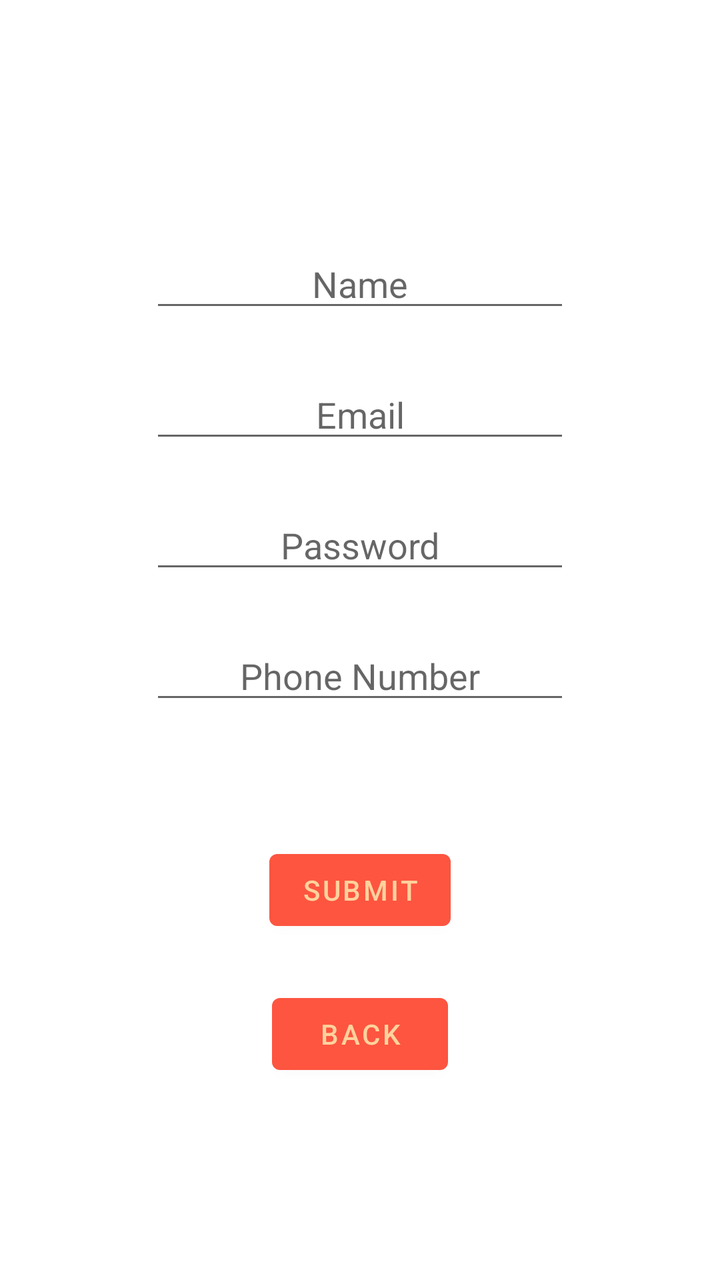
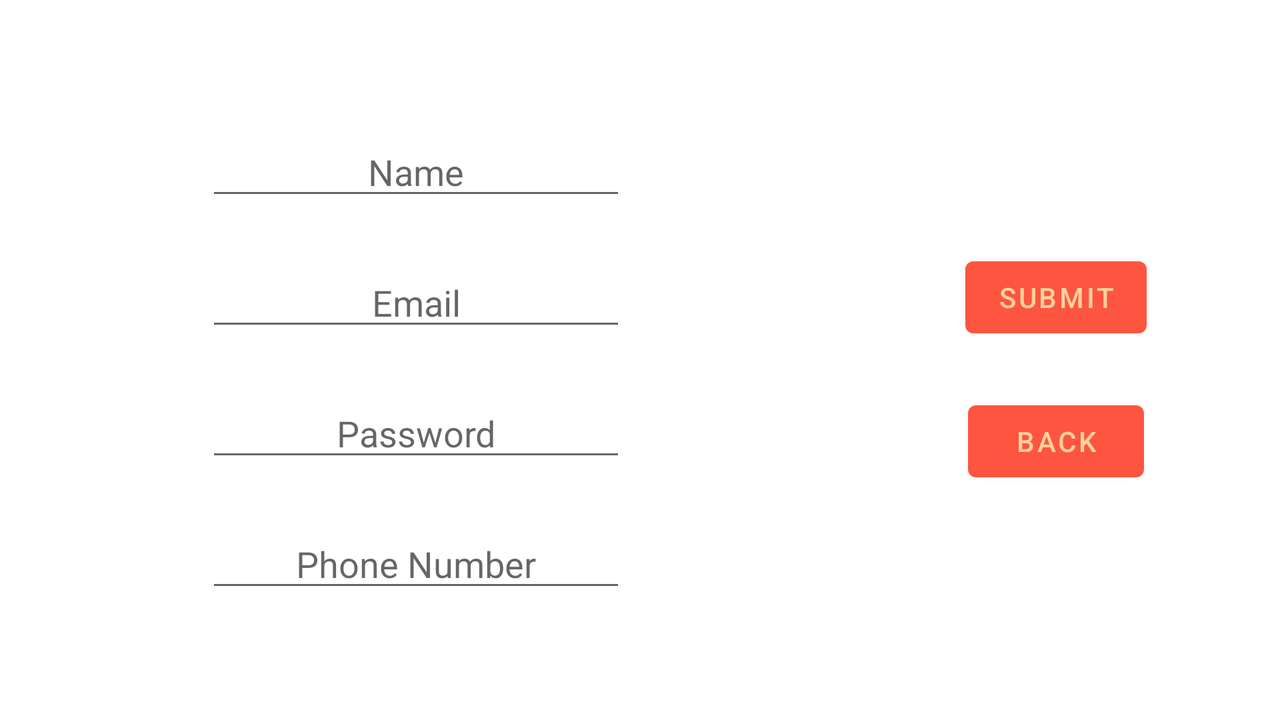

Two renders of one Android screen. The first uses the default layout on a phone; the second uses the alternative layout the repository ships for a different screen configuration, on a matching device. The two XML files are below.
<!-- AndroidManifest.xml: application theme Theme.LabInfoManagement -->
<!-- res/layout/activity_user_signup.xml -->
<?xml version="1.0" encoding="utf-8"?>
<androidx.constraintlayout.widget.ConstraintLayout xmlns:android="http://schemas.android.com/apk/res/android"
    xmlns:app="http://schemas.android.com/apk/res-auto"
    xmlns:tools="http://schemas.android.com/tools"
    android:layout_width="match_parent"
    android:layout_height="match_parent"
    tools:context=".User_Signup">

    <Button
        android:id="@+id/signup_back"
        android:layout_width="wrap_content"
        android:layout_height="wrap_content"
        android:layout_marginTop="24dp"
        android:text="Back"
        app:layout_constraintEnd_toEndOf="@+id/signup_submit"
        app:layout_constraintStart_toStartOf="@+id/signup_submit"
        app:layout_constraintTop_toBottomOf="@+id/signup_submit" />

    <EditText
        android:id="@+id/signup_user_name"
        android:layout_width="wrap_content"
        android:layout_height="wrap_content"
        android:ems="10"
        android:hint="Name"
        android:inputType="textPersonName"
        android:textAlignment="center"
        app:layout_constraintBottom_toBottomOf="parent"
        app:layout_constraintEnd_toEndOf="parent"
        app:layout_constraintHorizontal_bias="0.5"
        app:layout_constraintStart_toStartOf="parent"
        app:layout_constraintTop_toTopOf="parent"
        app:layout_constraintVertical_bias="0.2" />

    <EditText
        android:id="@+id/signup_user_password"
        android:layout_width="wrap_content"
        android:layout_height="wrap_content"
        android:layout_marginTop="24dp"
        android:ems="10"
        android:hint="Password"
        android:inputType="textPassword"
        android:textAlignment="center"
        app:layout_constraintEnd_toEndOf="@+id/signup_user_email"
        app:layout_constraintStart_toStartOf="@+id/signup_user_email"
        app:layout_constraintTop_toBottomOf="@+id/signup_user_email" />

    <EditText
        android:id="@+id/signup_user_email"
        android:layout_width="wrap_content"
        android:layout_height="wrap_content"
        android:layout_marginTop="24dp"
        android:ems="10"
        android:hint="Email"
        android:inputType="textEmailAddress"
        android:textAlignment="center"
        app:layout_constraintEnd_toEndOf="@+id/signup_user_name"
        app:layout_constraintStart_toStartOf="@+id/signup_user_name"
        app:layout_constraintTop_toBottomOf="@+id/signup_user_name" />

    <EditText
        android:id="@+id/signup_user_phone"
        android:layout_width="wrap_content"
        android:layout_height="wrap_content"
        android:layout_marginTop="24dp"
        android:ems="10"
        android:hint="Phone Number"
        android:inputType="phone"
        android:textAlignment="center"
        app:layout_constraintEnd_toEndOf="@+id/signup_user_password"
        app:layout_constraintStart_toStartOf="@+id/signup_user_password"
        app:layout_constraintTop_toBottomOf="@+id/signup_user_password" />

    <Button
        android:id="@+id/signup_submit"
        android:layout_width="wrap_content"
        android:layout_height="wrap_content"
        android:layout_marginTop="64dp"
        android:onClick="onSubmitBtnClick"
        android:text="submit"
        app:layout_constraintEnd_toEndOf="@+id/signup_user_phone"
        app:layout_constraintStart_toStartOf="@+id/signup_user_phone"
        app:layout_constraintTop_toBottomOf="@+id/signup_user_phone" />
</androidx.constraintlayout.widget.ConstraintLayout>
<!-- resources referenced by this layout -->
<resources>
  <style name="Theme.LabInfoManagement" parent="Theme.MaterialComponents.DayNight.DarkActionBar">
          
          <item name="colorPrimary">@color/terra_cotta</item>
          <item name="colorPrimaryVariant">@color/terra_cotta100</item>
          <item name="colorOnPrimary">@color/champagne</item>
          
          <item name="colorSecondary">@color/teal_200</item>
          <item name="colorSecondaryVariant">@color/teal_700</item>
          <item name="colorOnSecondary">@color/black</item>
          
          <item name="android:statusBarColor" tools:targetApi="l">?attr/colorPrimaryVariant</item>
          
      </style>
  <color name="terra_cotta">#FD5540</color>
  <color name="terra_cotta100">#ED6A5A</color>
  <color name="champagne">#FFD29D</color>
  <color name="teal_200">#FF03DAC5</color>
  <color name="teal_700">#FF018786</color>
  <color name="black">#FF000000</color>
</resources>
<!-- res/layout-land/activity_user_signup.xml (the repository's variant of the layout above) -->
<!-- drawn on the phone turned sideways -->
<?xml version="1.0" encoding="utf-8"?>
<androidx.constraintlayout.widget.ConstraintLayout xmlns:android="http://schemas.android.com/apk/res/android"
    xmlns:app="http://schemas.android.com/apk/res-auto"
    xmlns:tools="http://schemas.android.com/tools"
    android:layout_width="match_parent"
    android:layout_height="match_parent"
    tools:context=".User_Signup">

    <Button
        android:id="@+id/signup_back"
        android:layout_width="wrap_content"
        android:layout_height="wrap_content"
        android:layout_marginTop="24dp"
        android:text="Back"
        app:layout_constraintEnd_toEndOf="@+id/signup_submit"
        app:layout_constraintStart_toStartOf="@+id/signup_submit"
        app:layout_constraintTop_toBottomOf="@+id/signup_submit" />

    <EditText
        android:id="@+id/signup_user_name"
        android:layout_width="wrap_content"
        android:layout_height="wrap_content"
        android:ems="10"
        android:hint="Name"
        android:inputType="textPersonName"
        android:textAlignment="center"
        app:layout_constraintBottom_toBottomOf="parent"
        app:layout_constraintEnd_toStartOf="@+id/guideline4"
        app:layout_constraintHorizontal_bias="0.5"
        app:layout_constraintStart_toStartOf="parent"
        app:layout_constraintTop_toTopOf="parent"
        app:layout_constraintVertical_bias="0.2" />

    <EditText
        android:id="@+id/signup_user_password"
        android:layout_width="wrap_content"
        android:layout_height="wrap_content"
        android:layout_marginTop="24dp"
        android:ems="10"
        android:hint="Password"
        android:inputType="textPassword"
        android:textAlignment="center"
        app:layout_constraintEnd_toEndOf="@+id/signup_user_email"
        app:layout_constraintStart_toStartOf="@+id/signup_user_email"
        app:layout_constraintTop_toBottomOf="@+id/signup_user_email" />

    <EditText
        android:id="@+id/signup_user_email"
        android:layout_width="wrap_content"
        android:layout_height="wrap_content"
        android:layout_marginTop="24dp"
        android:ems="10"
        android:hint="Email"
        android:inputType="textEmailAddress"
        android:textAlignment="center"
        app:layout_constraintEnd_toEndOf="@+id/signup_user_name"
        app:layout_constraintStart_toStartOf="@+id/signup_user_name"
        app:layout_constraintTop_toBottomOf="@+id/signup_user_name" />

    <EditText
        android:id="@+id/signup_user_phone"
        android:layout_width="wrap_content"
        android:layout_height="wrap_content"
        android:layout_marginTop="24dp"
        android:ems="10"
        android:hint="Phone Number"
        android:inputType="phone"
        android:textAlignment="center"
        app:layout_constraintEnd_toEndOf="@+id/signup_user_password"
        app:layout_constraintStart_toStartOf="@+id/signup_user_password"
        app:layout_constraintTop_toBottomOf="@+id/signup_user_password" />

    <Button
        android:id="@+id/signup_submit"
        android:layout_width="wrap_content"
        android:layout_height="wrap_content"
        android:text="submit"
        app:layout_constraintBottom_toBottomOf="parent"
        app:layout_constraintEnd_toEndOf="parent"
        app:layout_constraintStart_toStartOf="@+id/guideline4"
        app:layout_constraintTop_toTopOf="parent"
        app:layout_constraintVertical_bias="0.4" />

    <androidx.constraintlayout.widget.Guideline
        android:id="@+id/guideline4"
        android:layout_width="wrap_content"
        android:layout_height="wrap_content"
        android:orientation="vertical"
        app:layout_constraintGuide_percent="0.65" />

</androidx.constraintlayout.widget.ConstraintLayout>
